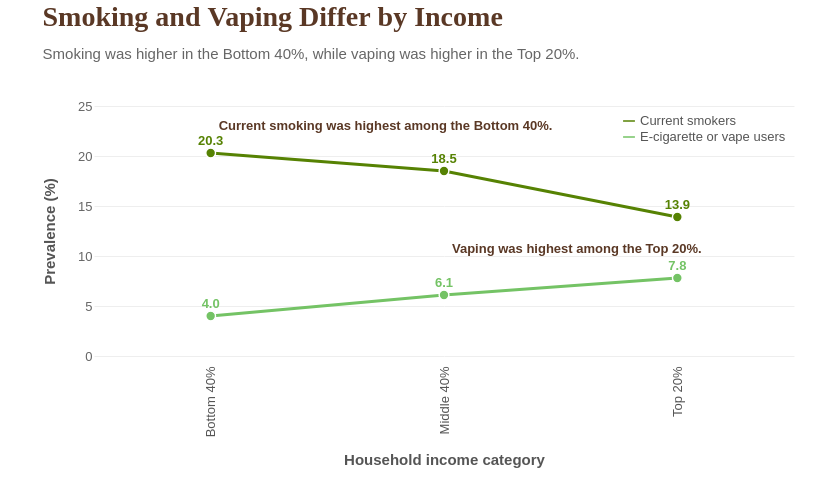

Specify this chart in Vega-Lite:
### Vega-Lite specification from a JSON file in a GitHub repository (floating-point values rounded to 4 significant figures)
{"$schema": "https://vega.github.io/schema/vega-lite/v5.json", "padding": {"left": 42, "right": 42, "top": 4, "bottom": 16}, "title": {"text": "Smoking and Vaping Differ by Income", "subtitle": "Smoking was higher in the Bottom 40%, while vaping was higher in the Top 20%.", "font": "Georgia", "fontSize": 28, "fontWeight": 700, "color": "#5a3825", "subtitleFont": "Arial", "subtitleFontSize": 15, "subtitleFontWeight": 400, "subtitleColor": "#666666", "subtitlePadding": 15, "anchor": "start", "offset": 38}, "width": 700, "height": 250, "data": {"values": [{"Income_Group": "Bottom 40%", "Measure": "Current smokers", "Prevalence": 20.3}, {"Income_Group": "Middle 40%", "Measure": "Current smokers", "Prevalence": 18.5}, {"Income_Group": "Top 20%", "Measure": "Current smokers", "Prevalence": 13.9}, {"Income_Group": "Bottom 40%", "Measure": "E-cigarette or vape users", "Prevalence": 4.0}, {"Income_Group": "Middle 40%", "Measure": "E-cigarette or vape users", "Prevalence": 6.1}, {"Income_Group": "Top 20%", "Measure": "E-cigarette or vape users", "Prevalence": 7.8}]}, "layer": [{"mark": {"type": "line", "strokeWidth": 3.2, "point": {"filled": true, "size": 95, "stroke": "#ffffff", "strokeWidth": 1.4}}, "encoding": {"x": {"field": "Income_Group", "type": "ordinal", "title": "Household income category", "sort": ["Bottom 40%", "Middle 40%", "Top 20%"], "axis": {"titleFont": "Arial", "titleFontSize": 15, "titleFontWeight": 700, "titleColor": "#555555", "titlePadding": 16, "labelFont": "Arial", "labelFontSize": 13, "labelColor": "#555555", "labelAngle": -90, "labelPadding": 10, "domain": false, "ticks": false}}, "y": {"field": "Prevalence", "type": "quantitative", "title": "Prevalence (%)", "scale": {"domain": [0, 25], "nice": false}, "axis": {"values": [0, 5, 10, 15, 20, 25], "titleFont": "Arial", "titleFontSize": 15, "titleFontWeight": 700, "titleColor": "#555555", "titlePadding": 20, "labelFont": "Arial", "labelFontSize": 13, "labelColor": "#666666", "grid": true, "gridColor": "#eeeeee", "domain": false, "ticks": false}}, "color": {"field": "Measure", "type": "nominal", "scale": {"domain": ["Current smokers", "E-cigarette or vape users"], "range": ["#568203", "#74C365"]}, "legend": {"title": null, "orient": "top-right", "labelFont": "Arial", "labelFontSize": 13, "labelColor": "#555555", "symbolType": "stroke", "symbolSize": 140, "offset": 8}}, "tooltip": [{"field": "Income_Group", "type": "ordinal", "title": "Income group"}, {"field": "Measure", "type": "nominal", "title": "Measure"}, {"field": "Prevalence", "type": "quantitative", "title": "Prevalence (%)", "format": ".1f"}]}}, {"mark": {"type": "text", "font": "Arial", "fontSize": 13, "fontWeight": 700, "dy": -12}, "encoding": {"x": {"field": "Income_Group", "type": "ordinal", "sort": ["Bottom 40%", "Middle 40%", "Top 20%"]}, "y": {"field": "Prevalence", "type": "quantitative", "scale": {"domain": [0, 25], "nice": false}}, "text": {"field": "Prevalence", "type": "quantitative", "format": ".1f"}, "color": {"field": "Measure", "type": "nominal", "scale": {"domain": ["Current smokers", "E-cigarette or vape users"], "range": ["#1A2421", "#0B6623"]}, "legend": null}}}, {"data": {"values": [{"Income_Group": "Bottom 40%", "Prevalence": 23.0, "Text": "Current smoking was highest among the Bottom 40%."}]}, "mark": {"type": "text", "font": "Arial", "fontSize": 13, "fontWeight": 700, "color": "#5a3825", "align": "left", "baseline": "middle", "dx": 8, "limit": 360}, "encoding": {"x": {"field": "Income_Group", "type": "ordinal", "sort": ["Bottom 40%", "Middle 40%", "Top 20%"]}, "y": {"field": "Prevalence", "type": "quantitative", "scale": {"domain": [0, 25], "nice": false}}, "text": {"field": "Text"}}}, {"data": {"values": [{"Income_Group": "Middle 40%", "Prevalence": 10.7, "Text": "Vaping was highest among the Top 20%."}]}, "mark": {"type": "text", "font": "Arial", "fontSize": 13, "fontWeight": 700, "color": "#5a3825", "align": "left", "baseline": "middle", "dx": 8, "limit": 320}, "encoding": {"x": {"field": "Income_Group", "type": "ordinal", "sort": ["Bottom 40%", "Middle 40%", "Top 20%"]}, "y": {"field": "Prevalence", "type": "quantitative", "scale": {"domain": [0, 25], "nice": false}}, "text": {"field": "Text"}}}], "config": {"background": "#ffffff", "view": {"stroke": null}}}
